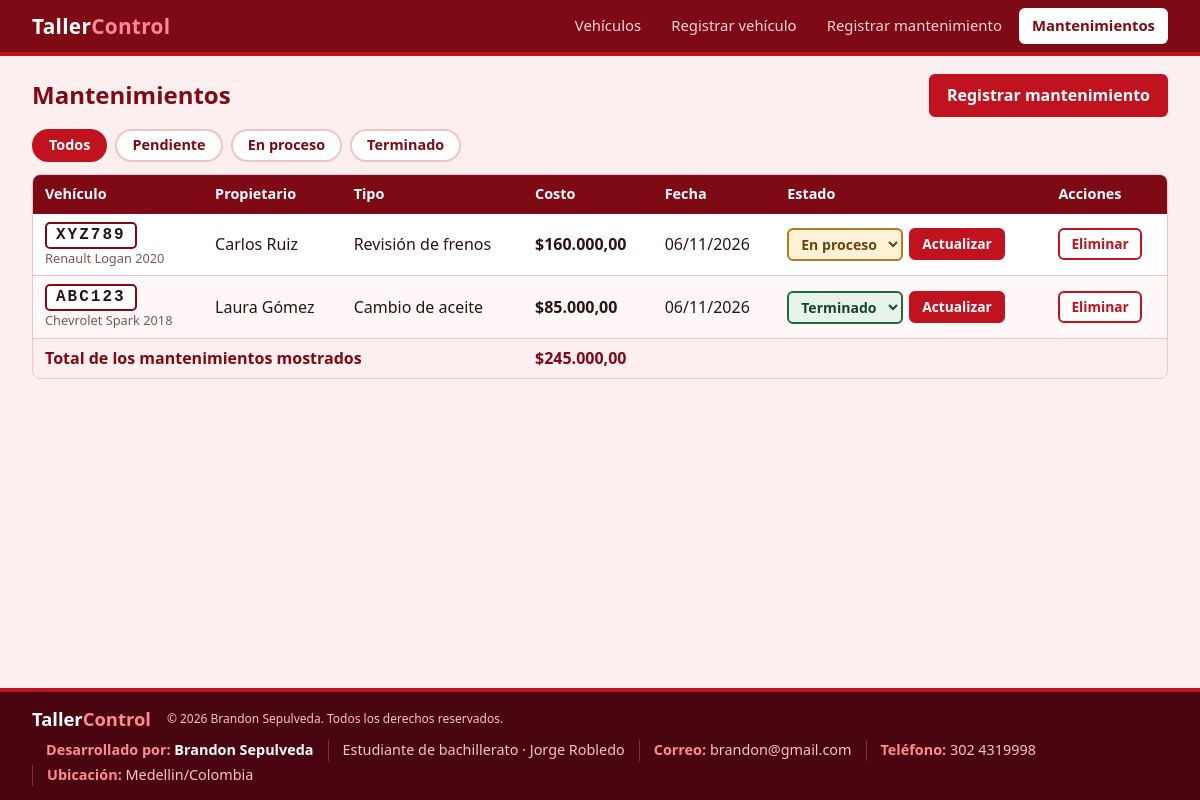
Screenshot of /mantenimientos.php with the database file from the repository.
### tables this page shows
CREATE TABLE IF NOT EXISTS mantenimientos (
  id          INT AUTO_INCREMENT PRIMARY KEY,
  vehiculo_id INT NOT NULL,
  tipo        VARCHAR(60) NOT NULL,
  costo       DECIMAL(10,2) NOT NULL,
  estado      ENUM('Pendiente','En proceso','Terminado') NOT NULL DEFAULT 'Pendiente',
  fecha       DATE NOT NULL,
  FOREIGN KEY (vehiculo_id) REFERENCES vehiculos(id) ON DELETE CASCADE
);

CREATE TABLE IF NOT EXISTS vehiculos (
  id          INT AUTO_INCREMENT PRIMARY KEY,
  placa       VARCHAR(10)  NOT NULL UNIQUE,
  marca       VARCHAR(50)  NOT NULL,
  modelo      VARCHAR(50)  NOT NULL,
  propietario VARCHAR(100) NOT NULL
);

### includes/conexion.php (called while the page is built, shortened)
<?php
function e($texto) {
    return htmlspecialchars($texto, ENT_QUOTES, 'UTF-8');
}
function dinero($valor) {
    return '$' . number_format($valor, 2, ',', '.');
}
$estados = ['Pendiente', 'En proceso', 'Terminado'];

### includes/config.php (called while the page is built)
<?php
$config = [
    'autor'       => 'Brandon Sepulveda',
    'rol'         => 'Estudiante de bachillerato',
    'institucion' => 'Jorge Robledo',
    'correo'      => 'brandon@gmail.com',
    'telefono'    => '302 4319998',
    'ciudad'      => 'Medellin/Colombia',
    'anio_inicio' => 2026,
];

### mantenimientos.php (the view, shortened to what this page needs)
<?php
require 'includes/conexion.php';
$filtro = $_GET['estado'] ?? '';
$sql = 'SELECT m.*, v.placa, v.marca, v.modelo, v.propietario
        FROM mantenimientos m
        INNER JOIN vehiculos v ON v.id = m.vehiculo_id';
$params = [];
$sql .= ' ORDER BY m.id DESC';
$stmt = $pdo->prepare($sql);
$stmt->execute($params);
$mantenimientos = $stmt->fetchAll();
$total = 0;
foreach ($mantenimientos as $m) { $total += $m['costo']; }
$pagina = 'mantenimientos';
require 'includes/header.php';
?>
<div class="encabezado-seccion">
  <h1>Mantenimientos</h1>
  <a class="boton" href="mantenimiento_nuevo.php">Registrar mantenimiento</a>
</div>
<div class="filtros">
  <a href="mantenimientos.php" class="<?= $filtro === '' ? 'activo' : '' ?>">Todos</a>
  <?php foreach ($estados as $est): ?>
    <a href="?estado=<?= urlencode($est) ?>" class="<?= $filtro === $est ? 'activo' : '' ?>"><?= e($est) ?></a>
  <?php endforeach; ?>
</div>
<?php if (count($mantenimientos) === 0): ?>
  <div class="vacio">
    <p>No hay mantenimientos para mostrar.</p>
    <a class="boton" href="mantenimiento_nuevo.php">Registrar mantenimiento</a>
  </div>
<?php else: ?>
  <div class="tabla-caja">
    <table>
      <thead>
        <tr>
          <th>Vehículo</th><th>Propietario</th><th>Tipo</th><th>Costo</th>
          <th>Fecha</th><th>Estado</th><th>Acciones</th>
        </tr>
      </thead>
      <tbody>
        <?php foreach ($mantenimientos as $m): ?>
          <tr>
            <td>
              <span class="placa"><?= e($m['placa']) ?></span>
              <small><?= e($m['marca'] . ' ' . $m['modelo']) ?></small>
            </td>
            <td><?= e($m['propietario']) ?></td>
            <td><?= e($m['tipo']) ?></td>
            <td class="num"><?= dinero($m['costo']) ?></td>
            <td><?= e(date('d/m/Y', strtotime($m['fecha']))) ?></td>
            <td>
              <form method="post" class="estado-form">
                <select name="estado" class="estado estado-<?= str_replace(' ', '-', strtolower($m['estado'])) ?>">
                  <?php foreach ($estados as $est): ?>
                    <option value="<?= e($est) ?>" <?= $m['estado'] === $est ? 'selected' : '' ?>><?= e($est) ?></option>
                  <?php endforeach; ?>
                </select>
                <button type="submit" name="actualizar" class="boton pequeno">Actualizar</button>
              </form>
            </td>
            <td>
              <form method="post" onsubmit="return confirm('¿Eliminar este mantenimiento?');">
                <button type="submit" name="eliminar" class="boton peligro pequeno">Eliminar</button>
              </form>
            </td>
          </tr>
        <?php endforeach; ?>
      </tbody>
      <tfoot>
        <tr>
          <td colspan="3">Total de los mantenimientos mostrados</td>
          <td class="num"><?= dinero($total) ?></td>
          <td colspan="3"></td>
        </tr>
      </tfoot>
    </table>
  </div>
<?php endif; ?>
<?php require 'includes/footer.php'; ?>

### includes/header.php (shortened to what this page needs)
<?php
$pagina = $pagina ?? '';
?>
<!DOCTYPE html>
<html lang="es">
<head>
  <link rel="stylesheet" href="css/estilos.css?v=<?= filemtime(__DIR__ . '/../css/estilos.css') ?>">
</head>
<body>
  <header class="barra">
    <div class="contenedor barra-interna">
      <a class="marca" href="index.php">Taller<span>Control</span></a>
      <nav>
        <a href="index.php"               class="<?= $pagina === 'vehiculos' ? 'activo' : '' ?>">Vehículos</a>
        <a href="vehiculo_nuevo.php"      class="<?= $pagina === 'nuevo' ? 'activo' : '' ?>">Registrar vehículo</a>
        <a href="mantenimiento_nuevo.php" class="<?= $pagina === 'mant_nuevo' ? 'activo' : '' ?>">Registrar mantenimiento</a>
        <a href="mantenimientos.php"      class="<?= $pagina === 'mantenimientos' ? 'activo' : '' ?>">Mantenimientos</a>
      </nav>
    </div>
  </header>
  <main class="contenedor">

### includes/footer.php
<?php
require_once __DIR__ . '/config.php';
$anio  = (int) date('Y');
$inicio = (int) ($config['anio_inicio'] ?? $anio);
$rango = $inicio < $anio ? $inicio . ' - ' . $anio : $anio;
$datos = [
    'Desarrollado por' => $config['autor'] ?? '',
    ''                 => trim(($config['rol'] ?? '') . (($config['institucion'] ?? '') ? ' · ' . $config['institucion'] : ''), ' ·'),
    'Correo'           => $config['correo'] ?? '',
    'Teléfono'         => $config['telefono'] ?? '',
    'Ubicación'        => $config['ciudad'] ?? '',
];
?>
  </main>
  <footer class="pie">
    <div class="contenedor pie-barra">
      <div class="pie-izq">
        <strong class="pie-marca">Taller<span>Control</span></strong>
        <small>&copy; <?= e($rango) ?> <?= e($config['autor'] ?? '') ?>. Todos los derechos reservados.</small>
      </div>
      <ul class="pie-datos">
        <?php foreach ($datos as $etiqueta => $valor): ?>
          <?php if ($valor !== ''): ?>
            <li>
              <?php if ($etiqueta === 'Desarrollado por'): ?>
                <span><?= e($etiqueta) ?>:</span> <b><?= e($valor) ?></b>
              <?php elseif ($etiqueta === ''): ?>
                <?= e($valor) ?>
              <?php else: ?>
                <span><?= e($etiqueta) ?>:</span> <?= e($valor) ?>
              <?php endif; ?>
            </li>
          <?php endif; ?>
        <?php endforeach; ?>
      </ul>
    </div>
  </footer>
</body>
</html>

### css/estilos.css (style rules this page uses)
:root { --rojo: #C1121F; --rojo-oscuro: #7D0A14; --rojo-profundo: #4A0610; --rosa: #FDEEEF; --rosa-borde: #F1C4C8; --texto: #2A1215; --blanco: #FFFFFF; }
* { box-sizing: border-box; }
body { margin: 0; min-height: 100vh; display: flex; flex-direction: column; font-family: "Segoe UI", Tahoma, Arial, sans-serif; background: var(--rosa); color: var(--texto); line-height: 1.45; }
.contenedor { width: 100%; max-width: 1760px; margin: 0 auto; padding: 0 32px; }
main.contenedor { flex: 1; padding-top: 18px; padding-bottom: 22px; }
h1 { color: var(--rojo-oscuro); font-size: 1.5rem; margin: 0 0 12px; }
.barra { background: var(--rojo-oscuro); border-bottom: 4px solid var(--rojo); }
.barra-interna { display: flex; flex-wrap: wrap; align-items: center; justify-content: space-between; gap: 6px 24px; padding-top: 8px; padding-bottom: 8px; }
.marca { color: var(--blanco); font-size: 1.3rem; font-weight: 800; text-decoration: none; letter-spacing: .3px; }
.marca span { color: #FF8A93; }
.barra nav { display: flex; flex-wrap: wrap; gap: 4px; }
.barra nav a { color: #F6D3D6; text-decoration: none; padding: 7px 13px; border-radius: 6px; font-size: .93rem; }
.barra nav a.activo { background: var(--blanco); color: var(--rojo-oscuro); font-weight: 600; }
.encabezado-seccion { display: flex; flex-wrap: wrap; align-items: center; justify-content: space-between; gap: 10px; margin-bottom: 12px; }
.encabezado-seccion h1 { margin: 0; }
.boton { display: inline-block; background: var(--rojo); color: var(--blanco); border: 2px solid var(--rojo); border-radius: 6px; padding: 8px 16px; font: inherit; font-weight: 600; text-decoration: none; cursor: pointer; }
.boton.peligro { background: var(--blanco); color: var(--rojo); border-color: var(--rojo); }
.boton.pequeno { padding: 4px 11px; font-size: .86rem; }
.filtros { display: flex; flex-wrap: wrap; gap: 8px; margin-bottom: 12px; }
.filtros a { padding: 4px 15px; border: 2px solid var(--rosa-borde); border-radius: 20px; background: var(--blanco); color: var(--rojo-oscuro); text-decoration: none; font-weight: 600; font-size: .9rem; }
.filtros a.activo { background: var(--rojo); border-color: var(--rojo); color: var(--blanco); }
.tabla-caja { background: var(--blanco); border: 1px solid var(--rosa-borde); border-radius: 8px; overflow-x: auto; }
table { width: 100%; border-collapse: collapse; min-width: 720px; }
th { background: var(--rojo-oscuro); color: var(--blanco); text-align: left; padding: 9px 12px; font-size: .9rem; }
td { padding: 8px 12px; border-bottom: 1px solid var(--rosa-borde); vertical-align: middle; }
tbody tr:nth-child(even) { background: #FFF7F8; }
td small { display: block; color: #7A5558; font-size: .8rem; }
td.num { font-weight: 700; white-space: nowrap; }
tfoot td { background: var(--rosa); font-weight: 700; color: var(--rojo-oscuro); border-bottom: none; }
.placa { display: inline-block; background: var(--blanco); color: var(--texto); border: 2px solid var(--rojo-oscuro); border-radius: 5px; padding: 0 9px; font-family: Consolas, "Courier New", monospace; font-weight: 800; letter-spacing: 2px; }
.estado-form { display: flex; gap: 6px; align-items: center; }
.estado { padding: 4px 8px; border-radius: 6px; font: inherit; font-size: .88rem; font-weight: 600; border: 2px solid; }
.estado-en-proceso { background: #FFF1D6; border-color: #B7791F; color: #6B4510; }
.estado-terminado { background: #E6F4EA; border-color: #1E6B3A; color: #14472A; }
.pie { background: var(--rojo-profundo); color: #F1C4C8; border-top: 4px solid var(--rojo); margin-top: 8px; font-size: .9rem; }
.pie-barra { display: flex; flex-wrap: wrap; align-items: center; justify-content: space-between; gap: 8px 32px; padding-top: 14px; padding-bottom: 14px; }
.pie-izq { display: flex; flex-wrap: wrap; align-items: center; gap: 4px 16px; }
.pie-marca { color: var(--blanco); font-size: 1.15rem; }
.pie-marca span { color: #FF8A93; }
.pie-datos { display: flex; flex-wrap: wrap; align-items: center; gap: 4px 0; list-style: none; margin: 0; padding: 0; }
.pie-datos li { padding: 0 14px; border-left: 1px solid #8A2B35; }
.pie-datos li:first-child { border-left: none; }
.pie-datos li:last-child { padding-right: 0; }
.pie-datos b { color: var(--blanco); }
.pie-datos span { color: #FF8A93; font-weight: 600; }

### rows the page displays
mantenimientos: vehiculo.placa "XYZ789", vehiculo.modelo "Renault Logan 2020", vehiculo.propietario "Carlos Ruiz", tipo "Revisión de frenos", costo "$160.000,00", fecha "06/11/2026"
mantenimientos: vehiculo.placa "ABC123", vehiculo.modelo "Chevrolet Spark 2018", vehiculo.propietario "Laura Gómez", tipo "Cambio de aceite", costo "$85.000,00", fecha "06/11/2026"

### other values shown
$est "Pendiente"
$est "En proceso"
$est "Terminado"
dinero($total) "$245.000,00"
$config['autor'] "Brandon Sepulveda"
$etiqueta "Desarrollado por"
$valor "Brandon Sepulveda"
$valor "Estudiante de bachillerato · Jorge Robledo"
$etiqueta "Correo"
$valor "brandon@gmail.com"
$etiqueta "Teléfono"
$valor "302 4319998"
$etiqueta "Ubicación"
$valor "Medellin/Colombia"
form field estado "En proceso"
